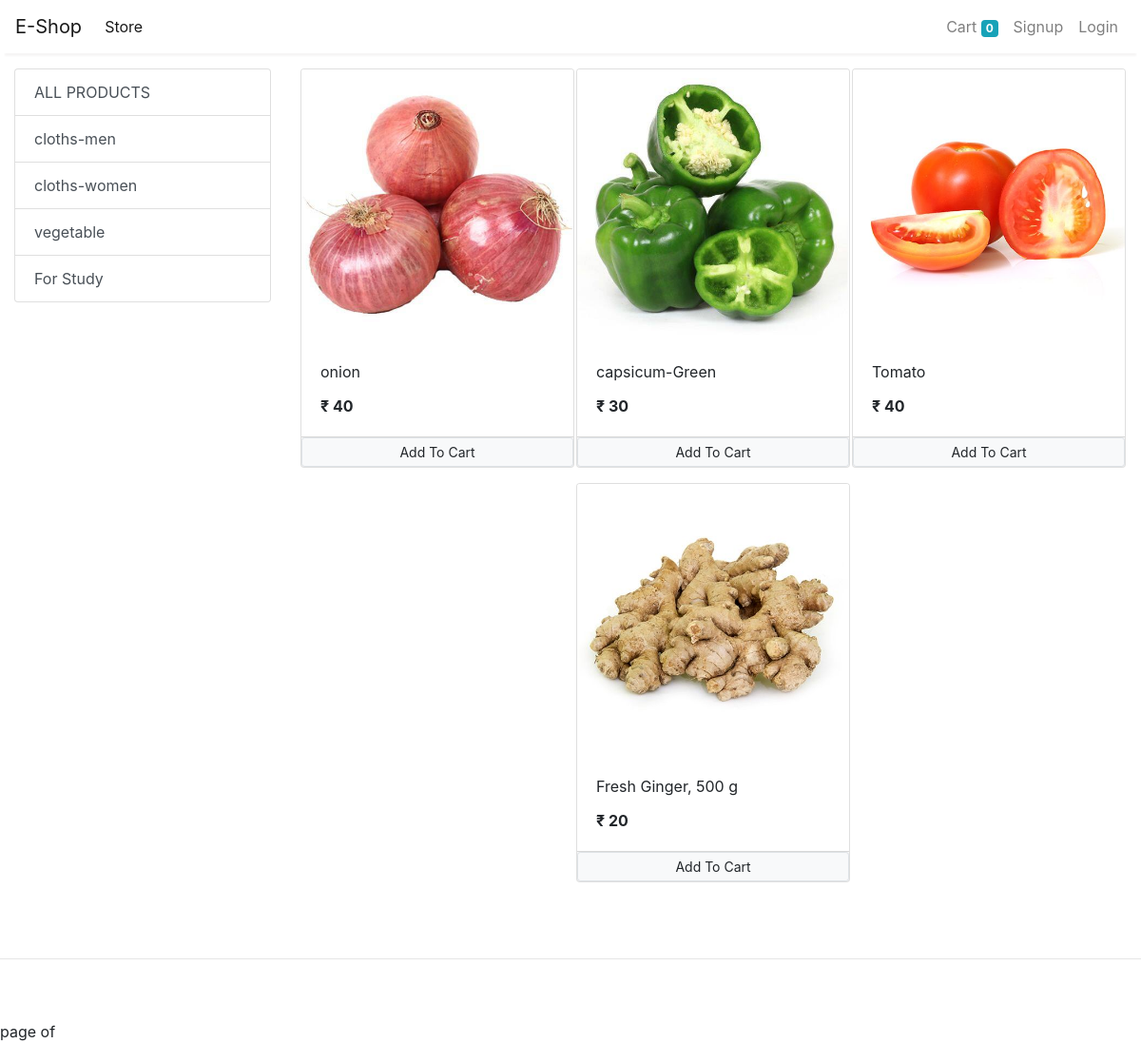
Screenshot of /?category=3 with the database file from the repository.
### store/models/category.py (models this page shows, shortened)
class Category(models.Model):
    name = models.CharField(max_length=20)
    @staticmethod
    def get_all_categories():
        return Category.objects.all()

### store/models/product.py (models this page shows, shortened)
class Product(models.Model):
    name = models.CharField(max_length=50)
    price = models.IntegerField(default=0)
    category = models.ForeignKey(Category, on_delete=models.CASCADE, default=1)
    description = models.CharField(max_length=200, default='', null=True, blank=True)
    image = models.ImageField(upload_to='uploads/products/')
    @staticmethod
    def get_all_products_by_categoryid(category_id):
        if category_id:
            return Product.objects.filter(category = category_id)
        else:
            return Product.get_all_products();

### store/views/home.py (the view, shortened to what this page needs)
# urls.py: path('', Index.as_view(), name='homepage'),
class Index(View):
    def get(self , request):
        cart = request.session.get('cart')
        if not cart:
            request.session['cart'] = {}
        products = None
        categories = Category.get_all_categories()
        categoryID = request.GET.get('category')
        if categoryID:
            products = Product.get_all_products_by_categoryid(categoryID)
        else:
            products = Product.get_all_products()
            p = Paginator(Product.get_all_products(),2)
            page = request.GET.get('page')
            products = p.get_page(page)
        data = {}
        data['products'] = products
        data['categories'] = Category.get_all_categories()
        print('you are', request.session.get('email'))
        return render(request, 'index.html', data)

### store/templatetags/cart.py (called while the page is built)
@register.filter(name='is_in_cart')
def is_in_cart(product, cart):
    keys = cart.keys()
    for id in keys:
        if int(id) == product.id:
            return True
    return False

### store/templatetags/custom_filter.py (called while the page is built)
@register.filter(name='currency')
def currency(number):
    return "₹ "+str(number)

### store/templates/index.html (shortened to what this page needs)
{% extends 'base.html' %}
{% block content %}
{% load cart %}
{% load custom_filter %}
          <div class="container-fluid mt-3">
               <div class="row">
                   <div class="col-lg-3 mx-auto">
			<div class="list-group">
				<a href="/" class="list-group-item list-group-item-action">ALL PRODUCTS</a>
				{% for category in categories %}
				<a href="/?category={{category.id}}"
					class="list-group-item list-group-item-action">{{category.name}}</a>
				{% endfor %}
			</div>
		</div>
                   <div id = 'products' class="col-lg-9 mx-auto">
                    <div class="row mx-auto">
                        {% for product in products %}
                        <div class="card mx-auto mb-3" id={{product.id}} style="width: 18rem;">
                            <img class="card-img-top" src="{{product.image.url}}"
                                 alt="card image cap">
                        <div class="card-body">
                            <p class="card-title">{{product.name}}</p>
                            <p class="card-text"><b>{{product.price|currency}}</b></p>
                    </div>
                            <div class="card-footer p-0">
                                {% if product|is_in_cart:request.session.cart %}
                                <div class="row no-gutters" >
                                    <form action="/#{{product.id}}" class="col-2 " method="post">
                                        {% csrf_token %}
                                        <input hidden type="text" name='product' value='{{product.id}}'>
                                        <input hidden type="text" name='remove' value='True'>
                                        <input type="submit" value=" - " class="btn btn-block btn-secondary" >
                                    </form>
                                <div class="text-center col">{{product|cart_quantity:request.session.cart}} in cart</div>
                                    <form action="/#{{product.id}}" class="col-2 " method="post">
                                        {% csrf_token %}
                                        <input hidden type="text" name='product' value='{{product.id}}'>
                                        <input type="submit" value=" + " class="btn btn-block btn-secondary" >
                                    </form>
                                </div>
                                {% else %}
                                <form action="/#{{product.id}}" method="post" class="btn-block">
                                <input type="submit"  class="float-right p-1 btn btn-light border btn-sm form-control" value="Add To Cart">
                                </form>
                                {% endif %}
                            </div>
               </div>
                        {% endfor %}
            </div>
          </div>
        </div>
       </div>
    <br><br>
<hr><br><br>
page {{ products.number }} of {{ products.paginator.num_pages }}
{% endblock %}

### rows the page displays
Category: name "cloths-men"
Category: name "cloths-women"
Category: name "vegetable"
Category: name "For Study"
Product: image (picture), name "onion", price "₹ 40"
Product: image (picture), name "capsicum-Green", price "₹ 30"
Product: image (picture), name "Tomato", price "₹ 40"
Product: image (picture), name "Fresh Ginger, 500 g", price "₹ 20"

### other values shown
{{ request.session.cart.keys|length }} "0"
